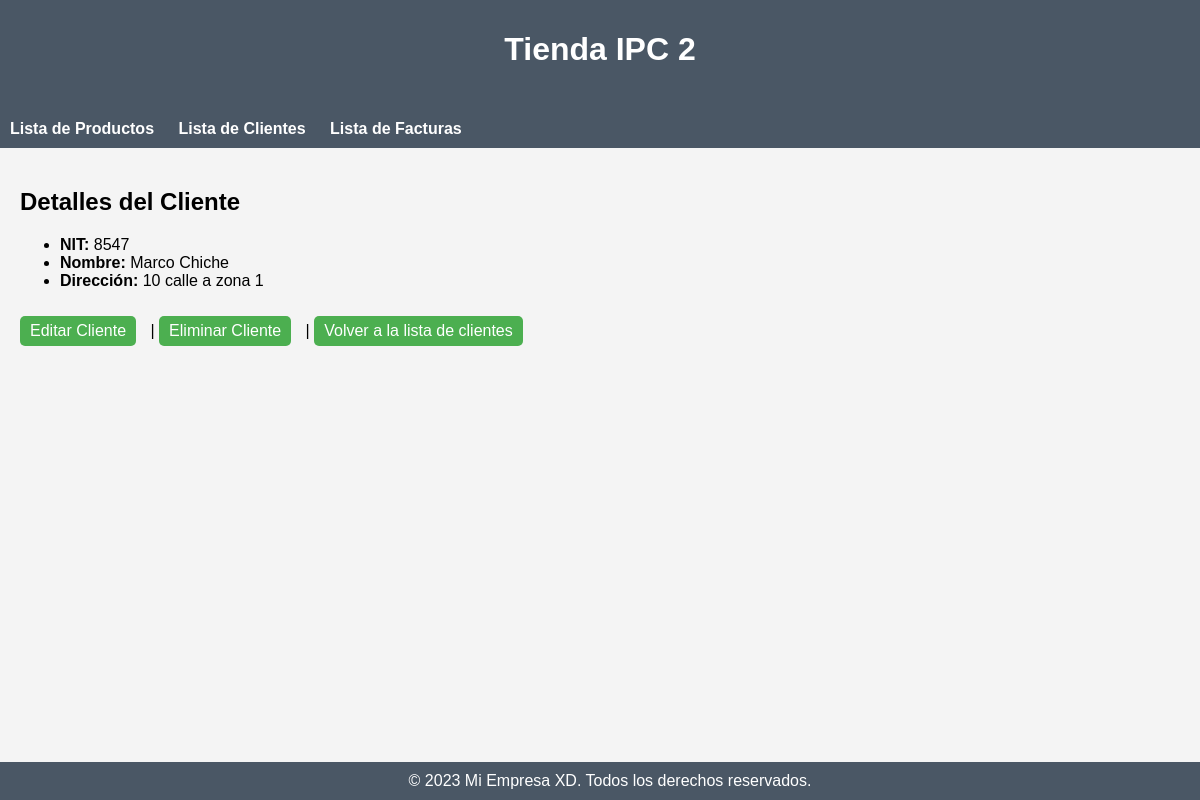
The app's page /cliente/4/ with its own data.
### miapp/models.py (models this page shows, shortened)
class Cliente(models.Model):
    nit = models.CharField(max_length=15)
    nombre = models.CharField(max_length=100)
    direccion = models.TextField()

### miapp/views.py (the view)
# urls.py: path('cliente/<int:pk>/', detalle_cliente, name='detalle_cliente'),
def detalle_cliente(request, pk):
    cliente = get_object_or_404(Cliente, pk=pk)
    return render(request, 'cliente/detalle_cliente.html', {'cliente': cliente})

### miapp/templates/cliente/detalle_cliente.html
{% extends 'base.html' %}
{% block content %}
    <h2>Detalles del Cliente</h2>
    <ul>
        <li><strong>NIT:</strong> {{ cliente.nit }}</li>
        <li><strong>Nombre:</strong> {{ cliente.nombre }}</li>
        <li><strong>Dirección:</strong> {{ cliente.direccion }}</li>
    </ul>
    <a href="{% url 'editar_cliente' pk=cliente.pk %}" class="detalle-cliente-btn">Editar Cliente</a> |
    <a href="{% url 'eliminar_cliente' pk=cliente.pk %}" class="detalle-cliente-btn">Eliminar Cliente</a> |
    <a href="{% url 'lista_clientes' %}" class="detalle-cliente-btn">Volver a la lista de clientes</a>
{% endblock %}

### miapp/static/esti_boto.css (style rules this page uses)
a.detalle-cliente-btn { display: inline-block; margin-right: 10px; padding: 6px 10px; background-color: #4CAF50; color: white; text-decoration: none; border-radius: 5px; }

### miapp/static/esti_ap.css (style rules this page uses)
body { font-family: 'Arial', sans-serif; }
a { display: inline-block; margin-top: 10px; text-decoration: none; color: #4CAF50; }

### miapp/templates/base.html (style rules this page uses)
body { font-family: 'Arial', sans-serif; margin: 0; padding: 0; background-color: #f4f4f4; }

### records on screen
Cliente: nit "8547", nombre "Marco Chiche", direccion "10 calle a zona 1"
